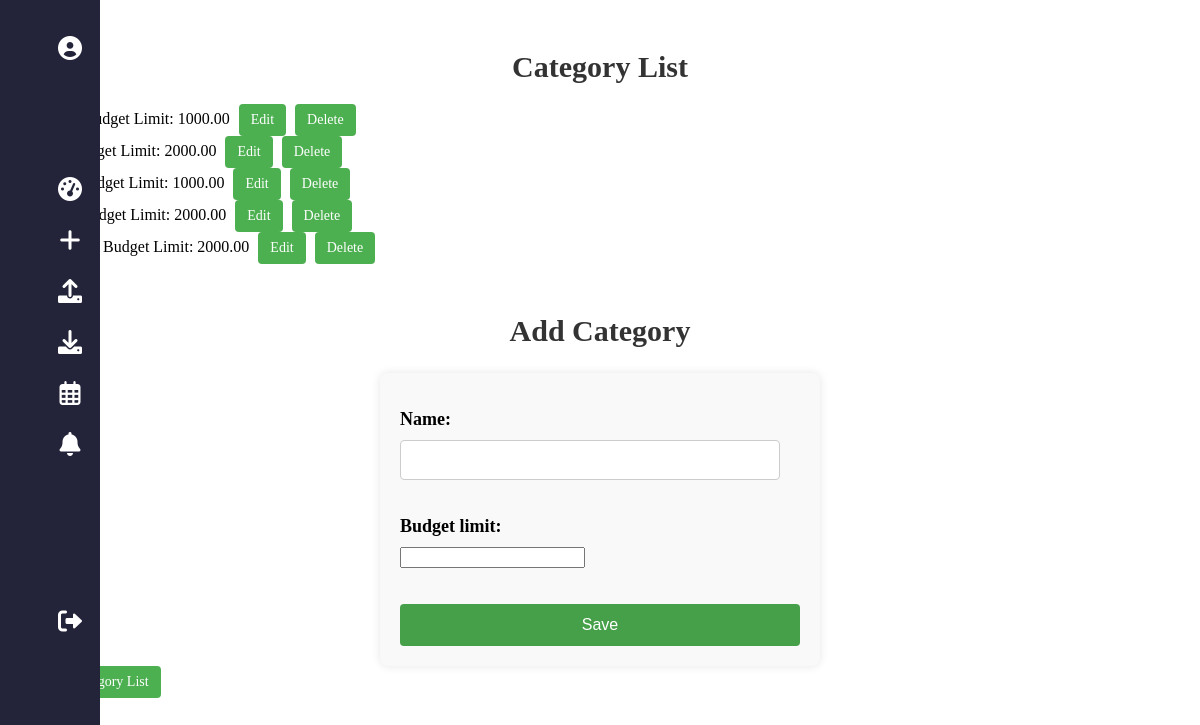
The page /categories/ (signed in) on the database its author committed.
### Finso_app/models.py (models this page shows, shortened)
class Category(models.Model):
    user = models.ForeignKey(User, on_delete=models.CASCADE)
    name = models.CharField(max_length=255)
    budget_limit = models.DecimalField(max_digits=10, decimal_places=2, default=True, null=False )

### Finso_app/views.py (the view)
# urls.py: path('categories/', views.category_list, name='category_list'),
@login_required
def category_list(request):
    categories = Category.objects.filter(user=request.user)
    if request.method == 'POST':
        form = CategoryForm(request.POST)
        if form.is_valid():
            category = form.save(commit=False)
            category.user = request.user
            category.save()
            return redirect('category_list')
    else:
        form = CategoryForm()
    return render(request, 'category_list.html', {'categories': categories, 'form': form})

### Finso_app/forms.py
class CategoryForm(forms.ModelForm):
    class Meta:
        model = Category
        fields = ['name', 'budget_limit']

### Finso_app/templates/category_list.html (shortened to what this page needs)
{% extends 'base.html' %}
{% block content %}
    <h1 class="category-title">Category List</h1>
    <ul class="category-list">
        {% for category in categories %}
            <li>
                {{ category.name }} - Budget Limit: {{ category.budget_limit }}
                <a href="{% url 'edit_category' category_id=category.id %}" class="category-button">Edit</a>
                <a href="{% url 'delete_category' category_id=category.id %}" class="category-button">Delete</a>
            </li>
        {% endfor %}
    </ul>
    <h2 class="category-title">Add Category</h2>
    <form method="post" action="{% url 'add_category' %}" class="category-form">
        {{ form.as_p }}
        <button type="submit">Save</button>
    </form>
    <a href="{% url 'category_list' %}" class="category-button">Refresh Category List</a>
{% endblock %}

### Finso_app/templates/category_list.html (style rules this page uses)
.category-title { text-align: center; margin-top: 50px; color: #333; font-size: 30px; }
.category-list { list-style-type: none; padding: 0; margin-top: 20px; }
.category-button { display: inline-block; padding: 8px 12px; background-color: #4caf50; color: #fff; border: none; border-radius: 4px; cursor: pointer; font-size: 14px; text-decoration: none; transition: background-color 0.3s ease; margin-left: 5px; }
.category-form { max-width: 400px; margin: 0 auto; background-color: #f9f9f9; padding: 20px; border-radius: 8px; box-shadow: 0 0 10px rgba(0, 0, 0, 0.1); margin-top: 20px; }
.category-form label { display: block; font-weight: bold; margin-bottom: 10px; font-size: 18px; }
.category-form input[type="text"] { width: calc(100% - 20px); padding: 10px; border: 1px solid #ccc; border-radius: 4px; box-sizing: border-box; margin-bottom: 20px; transition: border-color 0.3s ease; font-size: 16px; }
.category-form button[type="submit"] { background-color: #45a049; color: #fff; padding: 12px 24px; border: none; border-radius: 4px; cursor: pointer; font-size: 16px; transition: background-color 0.3s ease; width: 100%; margin-top: 20px; }

### rows shown on the page
Category: budget_limit "1000.00"
Category: budget_limit "2000.00"
Category: budget_limit "1000.00"
Category: budget_limit "2000.00"
Category: budget_limit "2000.00"
